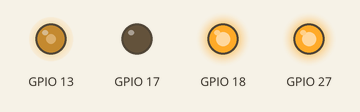
The program below on a simulated Raspberry Pi (BCM pin numbers). Parts: output pins drawn as LEDs (lit = HIGH). What the program prints to the terminal is not drawn. At 60.0 s the program stops and its outputs stay as they are.

Above: at 0.1 s.
At 15.1 s:
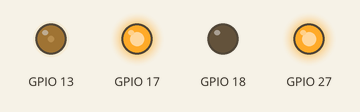
Timing chart, 0 to 31.5 s (numbered marks = the images above):
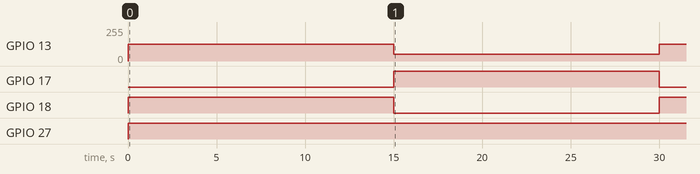

The program:

pi_mot.py
```python
#!/usr/bin/env python
'''
Pigpio is better than Rpi.GPIO. Fast and no jitter in pwm signals
MOTOR CONTROL using RPI and N20 dc motor and motor driver Motor Driver - Dual TB6612FNG (1A)

PINOUT for implementation

7  - GPIO 13  -> PWM  Hardware PWM
11 - GPIO 17 -> AIN2
12 - GPIO 18 -> AIN1
13 - GPIO 27 -> STBY (Standby) Active low

Project - Small spherical bot
Vaibhav Kadam
27 Aug 2019
'''

import time
import pigpio

pi = pigpio.pi()

'''
pi.setmode(GPIO_ pin number, IN/OUT)
'''

pi.set_mode(13,pigpio.OUTPUT)  #PWMA 13         7
pi.set_mode(17,pigpio.OUTPUT)  #AIN2 17       11
pi.set_mode(18,pigpio.OUTPUT)  #AIN1 18        12
pi.set_mode(27,pigpio.OUTPUT)  #STBY 27        13

#pi.write(27,0) #
sleep_time = 15
counter = 0
while(counter<=1):
    print(counter)
    counter+=1

    #Clockwise direction
    # print "Clockwise direction"
    pi.write(27,1) #disable standby active low
    pi.write(18,1)
    pi.write(17,0)
    pi.set_PWM_dutycycle(13,125)
    #pi.hardware_PWM(13, 800, 400000) # 800Hz 75% dutycycle
    time.sleep(sleep_time)


    #Anti Clockwise direction
    #print "Anti Clockwise direction"
    #pi.write(27,1)
    pi.write(18,0)
    pi.write(17,1)
    pi.set_PWM_dutycycle(13, 50)
    #pi.hardware_PWM(13, 800, 400000) # 800Hz 75% dutycycle
    time.sleep(sleep_time)


pi.write(18,0)
pi.write(17,0)
pi.set_PWM_dutycycle(13, 0)
pi.write(27,0)
pi.stop()
```

Measured:
- by itself, GPIO 13: 0/255 → 125/255 at 0.00 s, → 50/255 15.0 s later, → 125/255 15.0 s later
- by itself, GPIO 17: LOW → HIGH at 15.0 s, → LOW 15.0 s later
- by itself, GPIO 18: LOW → HIGH at 0.00 s, → LOW 15.0 s later, → HIGH 15.0 s later
- by itself, GPIO 27: LOW → HIGH at 0.00 s
